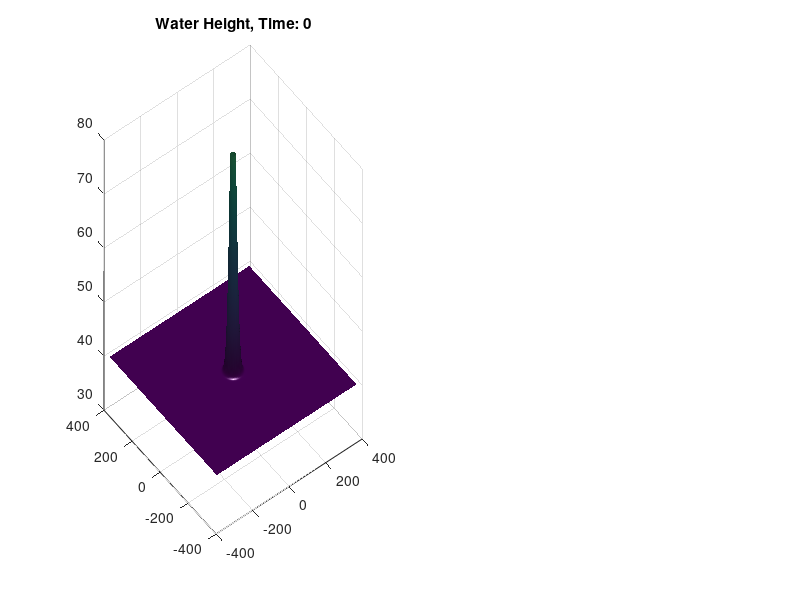

MATLAB code to generate this figure: (Note: this script raises an error after producing the figure.)
% Google Gemini was used for most of the plotting logic and it was
% prompted to make functions out of most the logic from the original code
% for readability purposes

% Grid Parameters
L_x = 3000*255;
L_y = 3000*255;
dx = 3000;
dy = 3000; 
dt = 600/3; 
numSteps = 5000;
remeshNum = 5; 

% Parameters
g_prime = 0.049;  
lambda = 1 * 10^3;
x = -L_x/2:dx:L_x/2;
y = -L_y/2:dy:L_y/2;
[X, Y] = meshgrid(x,y);
beta = 2e-11;
beta = 0; 
f_0 = 0; 
f = f_0 + beta .* Y;

% Initial Conditions
H = 40;
delta_h = 60;
l_x = 20000; 
l_y = 20000; 
h = H + delta_h * exp(-(X.^2/l_x^2 + Y.^2/l_y^2));
hu = zeros(size(h));
hv = zeros(size(h));
figure('Color', 'w');
filter = zeros(size(h));
activeIDX = []; 

% These plots was from Google Gemini
subplot(1, 2, 1);
hPlot = surf(X/1e3, Y/1e3, h);
shading interp; lighting gouraud; camlight;
title_h = title(['Water Height, Time: 0']);
zlim([30 80]); clim([30 80]);

subplot(1, 2, 2);
maskPlot = imagesc(x/1e3, y/1e3, filter);
axis xy; 
title('Wavelet Refinement Mask');
colormap(gca, 'parula');

timerVal = tic; 
for t = 1:numSteps
    if mod(t, remeshNum) == 1 || t == 1
        [~,~,grid_mask] = newGrid2d_v2(0, h, 0.5, 4, 0); 
        dialateMask = imdilate(grid_mask, ones(5,5));
    
        safeZone = false(size(h));
        safeZone(3:end-2, 3:end-2) = 1; 
        filter = dialateMask & safeZone;
    
        activeIDX = find(filter);
    end
    
    [h, hu, hv] = rk4_step(h, hu, hv, dt, dx, dy, g_prime, f, lambda, activeIDX);

    % when it hits the wall, just end simulation
    threshold = 0.01; 
    
    hit_top    = any(abs(h(3, :) - H) > threshold);
    hit_bottom = any(abs(h(end-2, :) - H) > threshold);
    hit_left   = any(abs(h(:, 3) - H) > threshold);
    hit_right  = any(abs(h(:, end-2) - H) > threshold);
    
    if hit_top || hit_bottom || hit_left || hit_right
        fprintf(['Boundary hit detected at timestep %d at time ' ...
            '%d.\n'], t, toc(timerVal));
        break; 
    end
    
    % This plot is from Google Gemini
    if mod(t, 2) == 0
        set(hPlot, 'ZData', h);
        
        rgb_mask = repmat(1 - filter, 1, 1, 3); 
        
        set(maskPlot, 'CData', rgb_mask);
        
        set(title_h, 'String', ['Water Height, Time: ', num2str(t)]);
        drawnow limitrate;
    end
end

% CITE THIS IN PAPER WHEN YOU WRITE
% http://www.cfm.brown.edu/people/dobrush/am33/Matlab/ch3/rk4.html

function [h, hu, hv] = rk4_step(h, hu, hv, dt, dx, dy, g_prime, f, lambda, active_indexes)
    % k1
    [dhdt_1, dhudt_1, dhvdt_1] = derivativeStuff(h, hu, hv, dx, dy, g_prime, f, lambda, active_indexes);
    [h, hu, hv] = apply_boundaries(h, hu, hv);
    k1_h  = dt .* dhdt_1;
    k1_hu = dt .* dhudt_1;
    k1_hv = dt .* dhvdt_1; 
    
    % k2
    h2 = h + 0.5.*k1_h; hu2 = hu + 0.5.*k1_hu; hv2 = hv + 0.5.*k1_hv;
    [h2, hu2, hv2] = apply_boundaries(h2, hu2, hv2); % Apply to h2, not h
    [dhdt_2, dhudt_2, dhvdt_2] = derivativeStuff(h2, hu2, hv2, dx, dy, g_prime, f, lambda, active_indexes);
    k2_h  = dt .* dhdt_2;
    k2_hu = dt .* dhudt_2;
    k2_hv = dt .* dhvdt_2;
    
    % k3
    h3 = h + 0.5.*k2_h; hu3 = hu + 0.5.*k2_hu; hv3 = hv + 0.5.*k2_hv;
    [h3, hu3, hv3] = apply_boundaries(h3, hu3, hv3); % Apply to h3, not h
    [dhdt_3, dhudt_3, dhvdt_3] = derivativeStuff(h3, hu3, hv3, dx, dy, g_prime, f, lambda, active_indexes);
    k3_h  = dt .* dhdt_3;
    k3_hu = dt .* dhudt_3;
    k3_hv = dt .* dhvdt_3;
    
    % k4
    h4 = h + k3_h; hu4 = hu + k3_hu; hv4 = hv + k3_hv;
    [h4, hu4, hv4] = apply_boundaries(h4, hu4, hv4); % Apply to h4, not h
    [dhdt_4, dhudt_4, dhvdt_4] = derivativeStuff(h4, hu4, hv4, dx, dy, g_prime, f, lambda, active_indexes);
    k4_h  = dt .* dhdt_4;
    k4_hu = dt .* dhudt_4;
    k4_hv = dt .* dhvdt_4;
    
    % Combine
    h  = h  + (1/6) .* (k1_h  + 2.*k2_h  + 2.*k3_h  + k4_h);
    hu = hu + (1/6) .* (k1_hu + 2.*k2_hu + 2.*k3_hu + k4_hu);
    hv = hv + (1/6) .* (k1_hv + 2.*k2_hv + 2.*k3_hv + k4_hv);
    
    % Final boundary application
    [h, hu, hv] = apply_boundaries(h, hu, hv);
end

% Extracted your exact boundary logic into a helper function
function [h, hu, hv] = apply_boundaries(h, hu, hv)
    h(:, 1:2) = repmat(h(:, 3), 1, 2);
    h(:, end-1:end) = repmat(h(:, end-2), 1, 2);
    hu(:, 1:2) = 0; hu(:, end-1:end) = 0;
    hv(:, 1:2) = 0; hv(:, end-1:end) = 0;
    
    h(1:2, :) = repmat(h(3, :), 2, 1);
    h(end-1:end, :) = repmat(h(end-2, :), 2, 1);
    hu(1:2, :) = 0; hu(end-1:end, :) = 0;
    hv(1:2, :) = 0; hv(end-1:end, :) = 0;
end

function [dhdt, dhudt, dhvdt] = derivativeStuff(h, hu, hv, dx, dy, g_prime, f, lambda, active_indexes)
    safe = max(h, 0.1); 
    u = hu ./ safe; 
    v = hv ./ safe; 
    
    dh_dx = SpatialX(h, dx, active_indexes);
    dh_dy = SpatialY(h, dy, active_indexes);
    dhu_dx = SpatialX(hu, dx, active_indexes);
    dhv_dy = SpatialY(hv, dy, active_indexes);
    du2h_dx = SpatialX(hu .* u, dx, active_indexes);
    duvh_dy = SpatialY(hu .* v, dy, active_indexes);
    dv2h_dy = SpatialY(hv .* v, dy, active_indexes);
    duvh_dx = SpatialX(hv .* u, dx, active_indexes);
    
    laplacian_hu = Laplacian(hu, dx, dy, active_indexes);
    laplacian_hv = Laplacian(hv, dx, dy, active_indexes);
    
    dhdt  = -dhu_dx - dhv_dy; 
    dhudt = -(g_prime .* h .* dh_dx) - du2h_dx - duvh_dy + (f .* hv) + (lambda .* laplacian_hu); 
    dhvdt = -(g_prime .* h .* dh_dy) - dv2h_dy - duvh_dx - (f .* hu) + (lambda .* laplacian_hv); 
end

function dfdx = SpatialX(F, dx, active_indexes)
    dfdx = zeros(size(F)); 
    N = size(F, 1); 
  
    dfdx(active_indexes) = (-F(active_indexes + 2*N) + ...
                            8.*F(active_indexes + N) - ...
                            8.*F(active_indexes - N) + ...
                            F(active_indexes - 2*N)) ./ (12*dx);
end

function dfdy = SpatialY(F, dy, active_indexes)
    dfdy = zeros(size(F)); 
    dfdy(active_indexes) = (-F(active_indexes+2) + ...
                           8.*F(active_indexes+1) - ...
                           8.*F(active_indexes-1) + ...
                           F(active_indexes-2)) ./ (12*dy); 
end

function laplaceResult = Laplacian(F, dx, dy, active_indexes)
    xPart = zeros(size(F)); 
    yPart = zeros(size(F)); 
    N = size(F, 1);
    xPart(active_indexes) = (-F(active_indexes + 2*N) + ...
                            16.*F(active_indexes + N) - ...
                            30.*F(active_indexes) + ...
                            16.*F(active_indexes - N) - ...
                            F(active_indexes - 2*N)) ./ (12*dx^2);

    yPart(active_indexes) = (-F(active_indexes+2) + ...
                            16.*F(active_indexes+1) - ...
                            30.*F(active_indexes) + ...
                            16.*F(active_indexes-1) - ...
                            F(active_indexes-2)) ./ (12*dy^2); 

    laplaceResult = xPart + yPart; 
end
